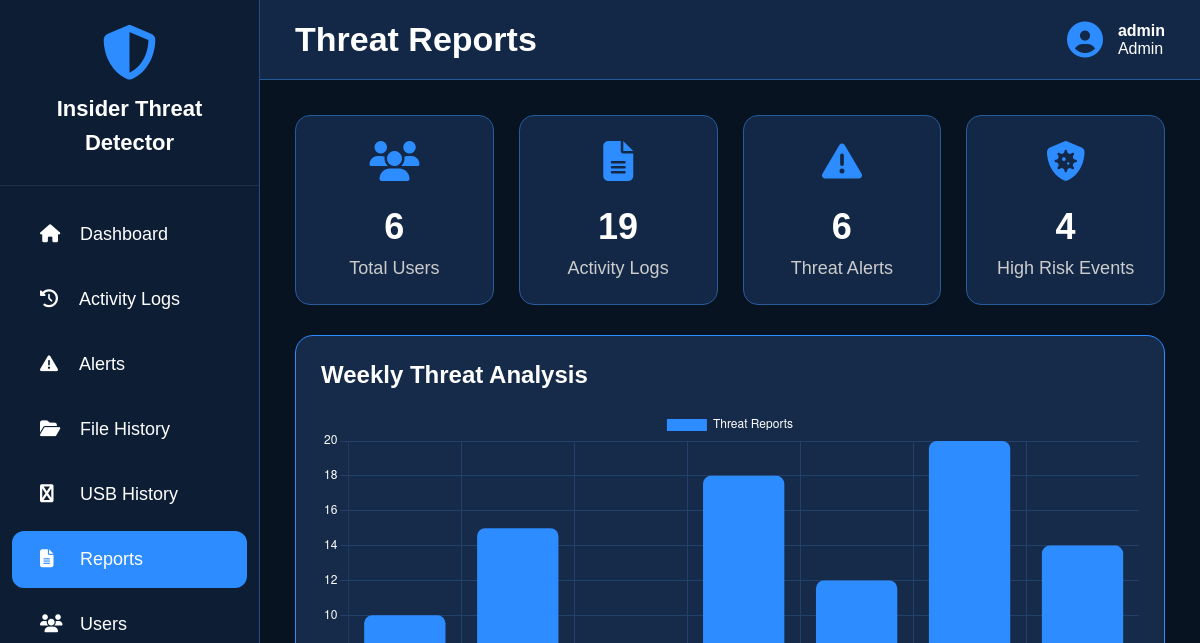
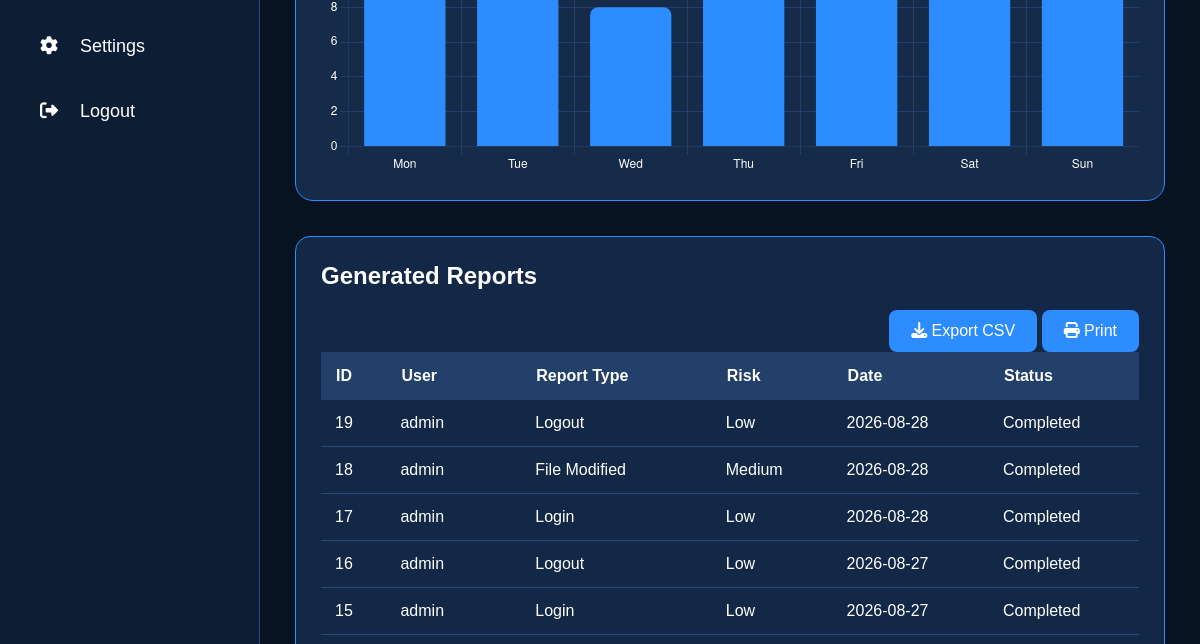
The app's page /reports (signed in, upper part), older data (2 pictures, top to bottom).
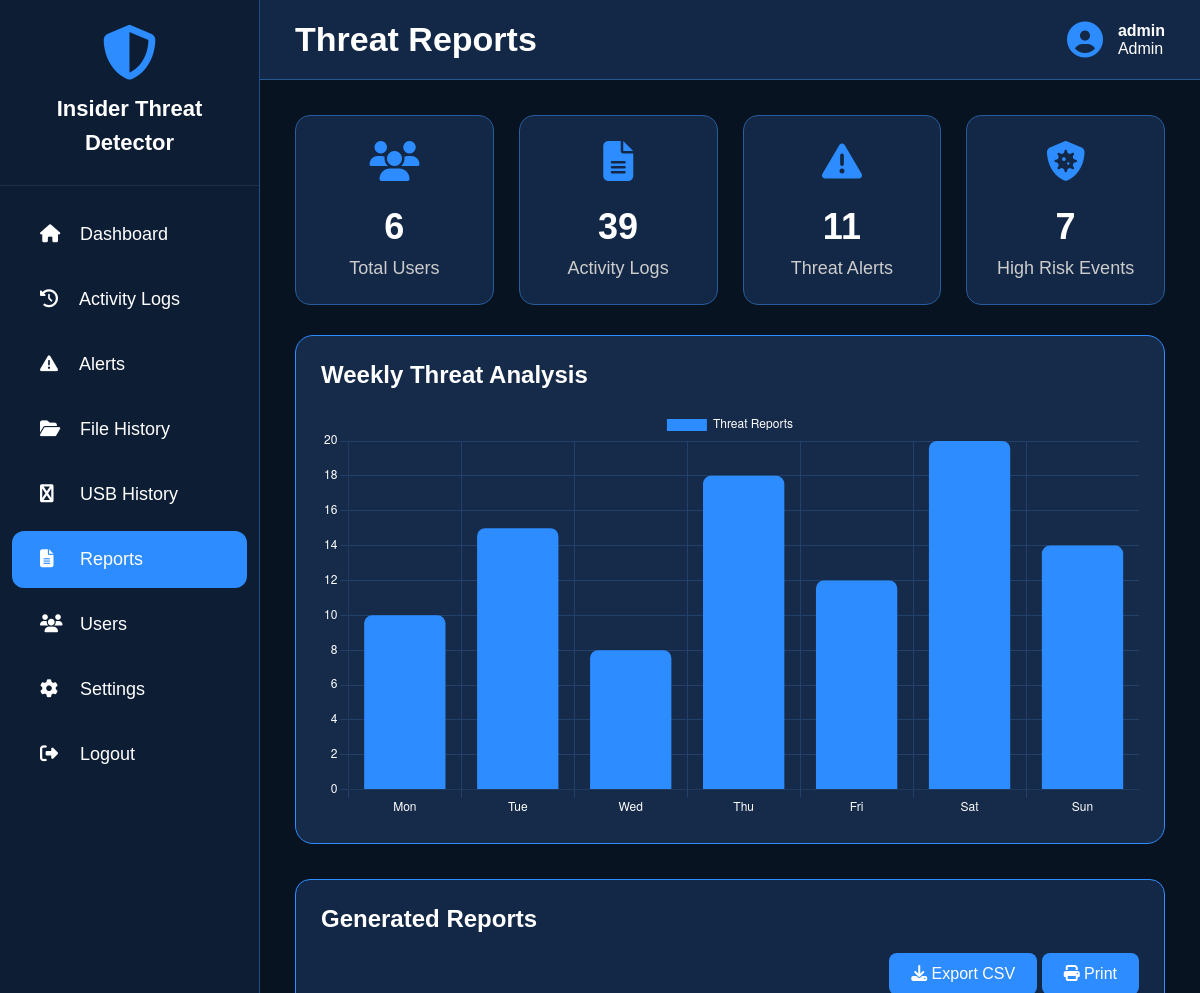
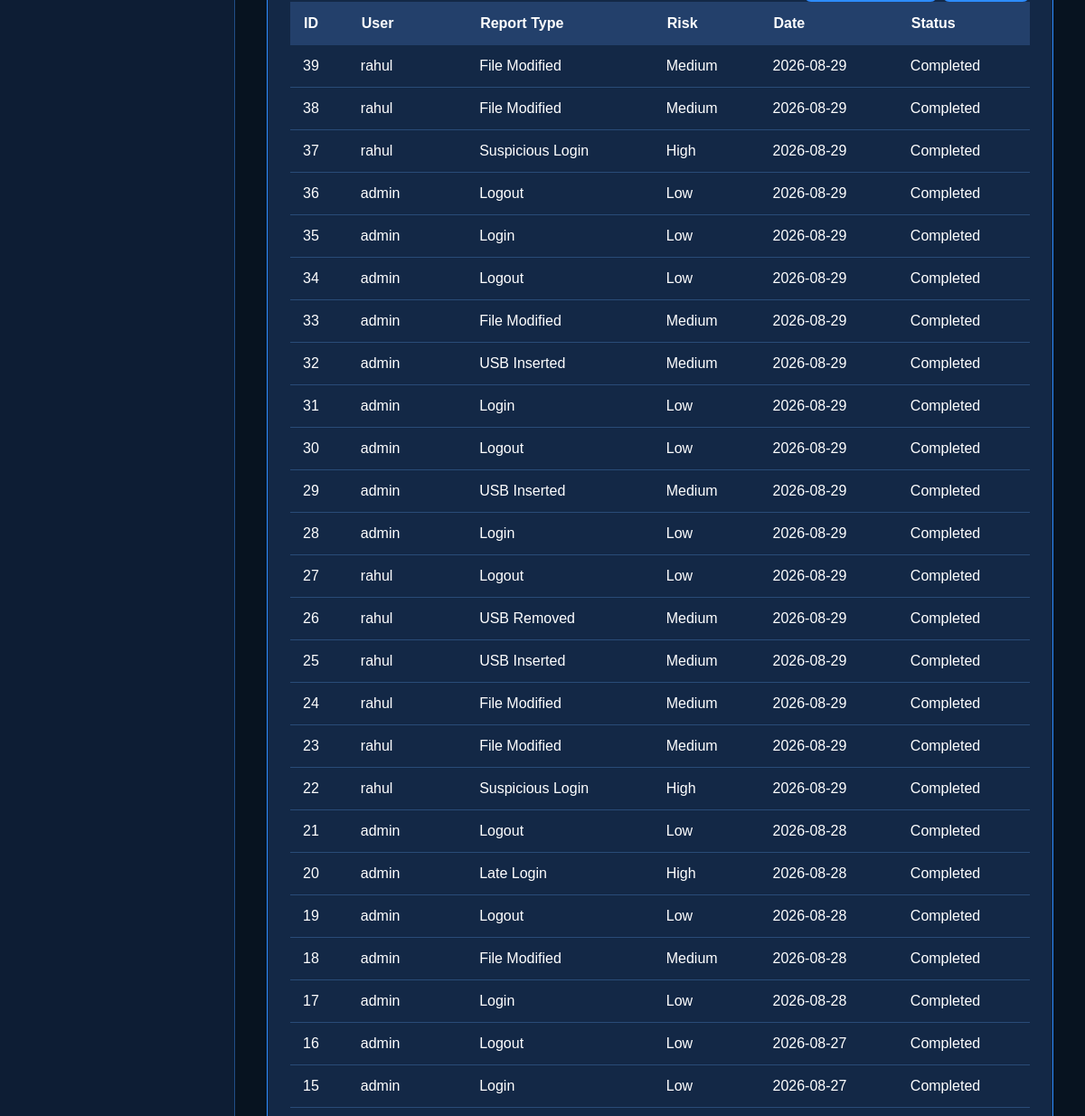
The same page, newer data (2 pictures, top to bottom).
### tables this page shows
CREATE TABLE activity_logs (
        id INTEGER PRIMARY KEY AUTOINCREMENT,
        username TEXT,
        activity TEXT,
        details TEXT,
        risk_level TEXT,
        date TEXT,
        time TEXT
    );

### app.py (the view)
@app.route("/reports")
def reports():
    if not login_required():
        return redirect("/")
    conn = get_db()
    total_users = conn.execute("SELECT COUNT(*) FROM users").fetchone()[0]
    total_logs = conn.execute("SELECT COUNT(*) FROM activity_logs").fetchone()[0]
    total_alerts = conn.execute("SELECT COUNT(*) FROM alerts").fetchone()[0]
    high_risk = conn.execute(
        "SELECT COUNT(*) FROM activity_logs WHERE risk_level='High'"
    ).fetchone()[0]
    rows = conn.execute("""
        SELECT id,username,activity AS report_type,
               risk_level,date,'Completed' AS status
        FROM activity_logs ORDER BY id DESC
    """).fetchall()
    conn.close()
    return page(
        "reports.html",
        total_users=total_users,
        total_logs=total_logs,
        total_alerts=total_alerts,
        high_risk=high_risk,
        reports=rows
    )

### app.py (called while the page is built)
def login_required():
    return "username" in session

def page(name, **data):
    data["username"] = session.get("username")
    data["role"] = session.get("role")
    return render_template(name, **data)

### database.py (called while the page is built)
def get_db():
    conn = sqlite3.connect(DATABASE)
    conn.row_factory = sqlite3.Row
    return conn

### templates/reports.html (shortened to what the changed rows need)
<!DOCTYPE html>
<html lang="en">
<head>
<link rel="stylesheet"
href="https://cdnjs.cloudflare.com/ajax/libs/font-awesome/6.5.2/css/all.min.css">
</head>
<body>
<div class="sidebar">
<div class="logo">
<h2>Insider Threat Detector</h2>
</div>
</div>
<div class="main">
<div class="header">
<h1>Threat Reports</h1>
</div>
<div class="content">
<div class="cards">
<div class="card">
<h2>{{total_users}}</h2>
</div>
<div class="card">
<i class="fa-solid fa-file-lines"></i>
<h2>{{total_logs}}</h2>
<p>Activity Logs</p>
</div>
<div class="card">
<i class="fa-solid fa-triangle-exclamation"></i>
<h2>{{total_alerts}}</h2>
<p>Threat Alerts</p>
</div>
<div class="card">
<i class="fa-solid fa-shield-virus"></i>
<h2>{{high_risk}}</h2>
<p>High Risk Events</p>
</div>
</div>
<div class="chart-box">
<h2>Weekly Threat Analysis</h2>
</div>
<div class="table-box">
<h2>Generated Reports </h2>
<table id="reportTable">
<thead>
<tr>
<th>ID</th>
<th>User</th>
<th>Report Type</th>
<th>Risk</th>
<th>Date</th>
<th>Status</th>
</tr>
</thead>
<tbody>
{% for report in reports %}
<tr>
<td>{{report.id}}</td>
<td>{{report.username}}</td>
<td>{{report.report_type}}</td>
<td>{{report.risk_level}}</td>
<td>{{report.date}}</td>
<td>{{report.status}}</td>
</tr>
{% endfor %}
</tbody>
</table>
</div>
</div>
</div>
<script>
const ctx=document.getElementById("reportChart");
new Chart(ctx,{
type:"bar",
data:{
labels:["Mon","Tue","Wed","Thu","Fri","Sat","Sun"],
datasets:[{
label:"Threat Reports",
data:[10,15,8,18,12,20,14],
backgroundColor:"#2d8cff",
borderRadius:8
}]
},
options:{
responsive:true,
plugins:{
legend:{
labels:{
color:"white"
}
}
},
scales:{
x:{
ticks:{color:"white"},
grid:{color:"#23406b"}
},
y:{
ticks:{color:"white"},
grid:{color:"#23406b"}
}
}
}
});
function exportCSV(){
let csv=[];
let rows=document.querySelectorAll("#reportTable tr");
rows.forEach(function(row){
let cols=row.querySelectorAll("td,th");
let data=[];
cols.forEach(function(col){
data.push(col.innerText);
});
csv.push(data.join(","));
});
let blob=new Blob([csv.join("\n")],{type:"text/csv"});
let link=document.createElement("a");
link.download="Threat_Report.csv";
link.href=window.URL.createObjectURL(blob);
link.click();
}
</script>
</body>
</html>

Row changes from the older to the newer data that the page shows:
added activity_logs: id "39", username "rahul", report_type "File Modified", risk_level "Medium", date "2026-08-29", status "Completed"
added activity_logs: id "38", username "rahul", report_type "File Modified", risk_level "Medium", date "2026-08-29", status "Completed"
added activity_logs: id "37", username "rahul", report_type "Suspicious Login", risk_level "High", date "2026-08-29", status "Completed"
added activity_logs: id "36", username "admin", report_type "Logout", risk_level "Low", date "2026-08-29", status "Completed"
added activity_logs: id "35", username "admin", report_type "Login", risk_level "Low", date "2026-08-29", status "Completed"
added activity_logs: id "34", username "admin", report_type "Logout", risk_level "Low", date "2026-08-29", status "Completed"
added activity_logs: id "33", username "admin", report_type "File Modified", risk_level "Medium", date "2026-08-29", status "Completed"
added activity_logs: id "32", username "admin", report_type "USB Inserted", risk_level "Medium", date "2026-08-29", status "Completed"
added activity_logs: id "31", username "admin", report_type "Login", risk_level "Low", date "2026-08-29", status "Completed"
added activity_logs: id "30", username "admin", report_type "Logout", risk_level "Low", date "2026-08-29", status "Completed"
added activity_logs: id "29", username "admin", report_type "USB Inserted", risk_level "Medium", date "2026-08-29", status "Completed"
added activity_logs: id "28", username "admin", report_type "Login", risk_level "Low", date "2026-08-29", status "Completed"
added activity_logs: id "27", username "rahul", report_type "Logout", risk_level "Low", date "2026-08-29", status "Completed"
added activity_logs: id "26", username "rahul", report_type "USB Removed", risk_level "Medium", date "2026-08-29", status "Completed"
added activity_logs: id "25", username "rahul", report_type "USB Inserted", risk_level "Medium", date "2026-08-29", status "Completed"
added activity_logs: id "24", username "rahul", report_type "File Modified", risk_level "Medium", date "2026-08-29", status "Completed"
added activity_logs: id "23", username "rahul", report_type "File Modified", risk_level "Medium", date "2026-08-29", status "Completed"
added activity_logs: id "22", username "rahul", report_type "Suspicious Login", risk_level "High", date "2026-08-29", status "Completed"
added activity_logs: id "21", username "admin", report_type "Logout", risk_level "Low", date "2026-08-28", status "Completed"
added activity_logs: id "20", username "admin", report_type "Late Login", risk_level "High", date "2026-08-28", status "Completed"
Text that changed along with them:
{{ total_logs }}: "19" → "39"
{{ total_alerts }}: "6" → "11"
{{ high_risk }}: "4" → "7"
